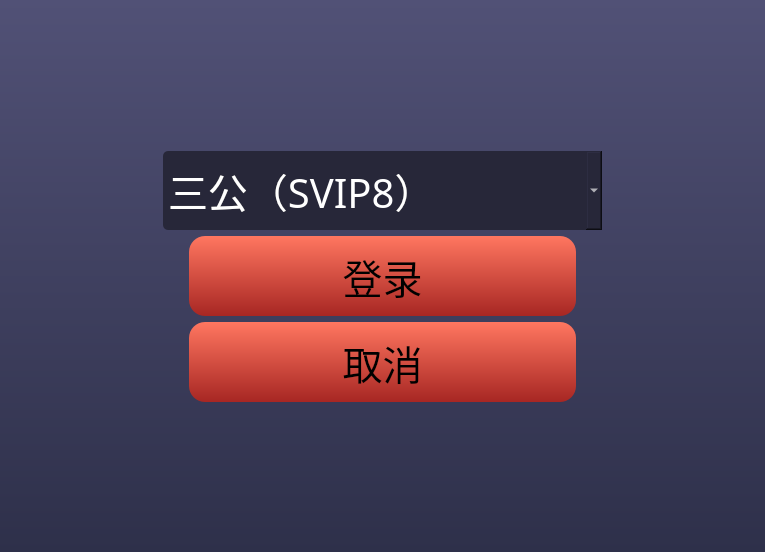
<?xml version="1.0" encoding="UTF-8"?>
<ui version="4.0">
 <class>Login</class>
 <widget class="QWidget" name="Login">
  <property name="geometry">
   <rect>
    <x>0</x>
    <y>0</y>
    <width>765</width>
    <height>552</height>
   </rect>
  </property>
  <property name="windowTitle">
   <string>Form</string>
  </property>
  <property name="styleSheet">
   <string notr="true">background-color: qlineargradient(spread:pad, x1:0, y1:0, x2:0, y2:1, stop:0 rgba(81, 81, 118, 255), stop:1 rgba(46, 48, 74, 255));</string>
  </property>
  <layout class="QVBoxLayout" name="verticalLayout">
   <item>
    <spacer name="verticalSpacer">
     <property name="orientation">
      <enum>Qt::Vertical</enum>
     </property>
     <property name="sizeHint" stdset="0">
      <size>
       <width>20</width>
       <height>130</height>
      </size>
     </property>
    </spacer>
   </item>
   <item>
    <layout class="QHBoxLayout" name="horizontalLayout_2">
     <item>
      <spacer name="horizontalSpacer">
       <property name="orientation">
        <enum>Qt::Horizontal</enum>
       </property>
       <property name="sizeHint" stdset="0">
        <size>
         <width>40</width>
         <height>20</height>
        </size>
       </property>
      </spacer>
     </item>
     <item>
      <widget class="QComboBox" name="comboBox">
       <property name="minimumSize">
        <size>
         <width>439</width>
         <height>79</height>
        </size>
       </property>
       <property name="font">
        <font>
         <family>微软雅黑</family>
         <pointsize>30</pointsize>
        </font>
       </property>
       <property name="styleSheet">
        <string notr="true">background:rgba(39,39,57,1);
border-radius:5px;
color: rgb(255, 255, 255);</string>
       </property>
       <item>
        <property name="text">
         <string>三公（SVIP8）</string>
        </property>
       </item>
      </widget>
     </item>
     <item>
      <spacer name="horizontalSpacer_2">
       <property name="orientation">
        <enum>Qt::Horizontal</enum>
       </property>
       <property name="sizeHint" stdset="0">
        <size>
         <width>40</width>
         <height>20</height>
        </size>
       </property>
      </spacer>
     </item>
    </layout>
   </item>
   <item>
    <layout class="QHBoxLayout" name="horizontalLayout">
     <item>
      <spacer name="horizontalSpacer_3">
       <property name="orientation">
        <enum>Qt::Horizontal</enum>
       </property>
       <property name="sizeHint" stdset="0">
        <size>
         <width>40</width>
         <height>20</height>
        </size>
       </property>
      </spacer>
     </item>
     <item>
      <widget class="QPushButton" name="pu_enter">
       <property name="minimumSize">
        <size>
         <width>387</width>
         <height>80</height>
        </size>
       </property>
       <property name="font">
        <font>
         <family>微软雅黑</family>
         <pointsize>30</pointsize>
        </font>
       </property>
       <property name="styleSheet">
        <string notr="true">QPushButton{background-color:qlineargradient(spread:pad, x1:1, y1:1, x2:1, y2:0, stop:0 rgba(167, 38, 35, 255), stop:1 rgba(255, 118, 96, 255));
box-shadow:0px 2px 9px 0px rgba(0, 0, 0, 0.77);
border-radius:16px;}
QPushButton::pressed{
background-color: qlineargradient(spread:pad, x1:1, y1:1, x2:1, y2:0, stop:0 rgba(255, 118, 96, 255), stop:1 rgba(167, 38, 35, 255));
box-shadow:0px 2px 9px 0px rgba(0, 0, 0, 0.77);
border-radius:16px;
}</string>
       </property>
       <property name="text">
        <string>登录</string>
       </property>
       <property name="shortcut">
        <string>Enter</string>
       </property>
      </widget>
     </item>
     <item>
      <spacer name="horizontalSpacer_4">
       <property name="orientation">
        <enum>Qt::Horizontal</enum>
       </property>
       <property name="sizeHint" stdset="0">
        <size>
         <width>40</width>
         <height>20</height>
        </size>
       </property>
      </spacer>
     </item>
    </layout>
   </item>
   <item>
    <layout class="QHBoxLayout" name="horizontalLayout_3">
     <item>
      <spacer name="horizontalSpacer_5">
       <property name="orientation">
        <enum>Qt::Horizontal</enum>
       </property>
       <property name="sizeHint" stdset="0">
        <size>
         <width>40</width>
         <height>20</height>
        </size>
       </property>
      </spacer>
     </item>
     <item>
      <widget class="QPushButton" name="pu_cancel">
       <property name="minimumSize">
        <size>
         <width>387</width>
         <height>80</height>
        </size>
       </property>
       <property name="font">
        <font>
         <family>微软雅黑</family>
         <pointsize>30</pointsize>
        </font>
       </property>
       <property name="styleSheet">
        <string notr="true">QPushButton{background-color:qlineargradient(spread:pad, x1:1, y1:1, x2:1, y2:0, stop:0 rgba(167, 38, 35, 255), stop:1 rgba(255, 118, 96, 255));
box-shadow:0px 2px 9px 0px rgba(0, 0, 0, 0.77);
border-radius:16px;}
QPushButton::pressed{
background-color: qlineargradient(spread:pad, x1:1, y1:1, x2:1, y2:0, stop:0 rgba(255, 118, 96, 255), stop:1 rgba(167, 38, 35, 255));
box-shadow:0px 2px 9px 0px rgba(0, 0, 0, 0.77);
border-radius:16px;
}</string>
       </property>
       <property name="text">
        <string>取消</string>
       </property>
      </widget>
     </item>
     <item>
      <spacer name="horizontalSpacer_6">
       <property name="orientation">
        <enum>Qt::Horizontal</enum>
       </property>
       <property name="sizeHint" stdset="0">
        <size>
         <width>40</width>
         <height>20</height>
        </size>
       </property>
      </spacer>
     </item>
    </layout>
   </item>
   <item>
    <spacer name="verticalSpacer_2">
     <property name="orientation">
      <enum>Qt::Vertical</enum>
     </property>
     <property name="sizeHint" stdset="0">
      <size>
       <width>20</width>
       <height>129</height>
      </size>
     </property>
    </spacer>
   </item>
  </layout>
 </widget>
 <resources/>
 <connections/>
</ui>
